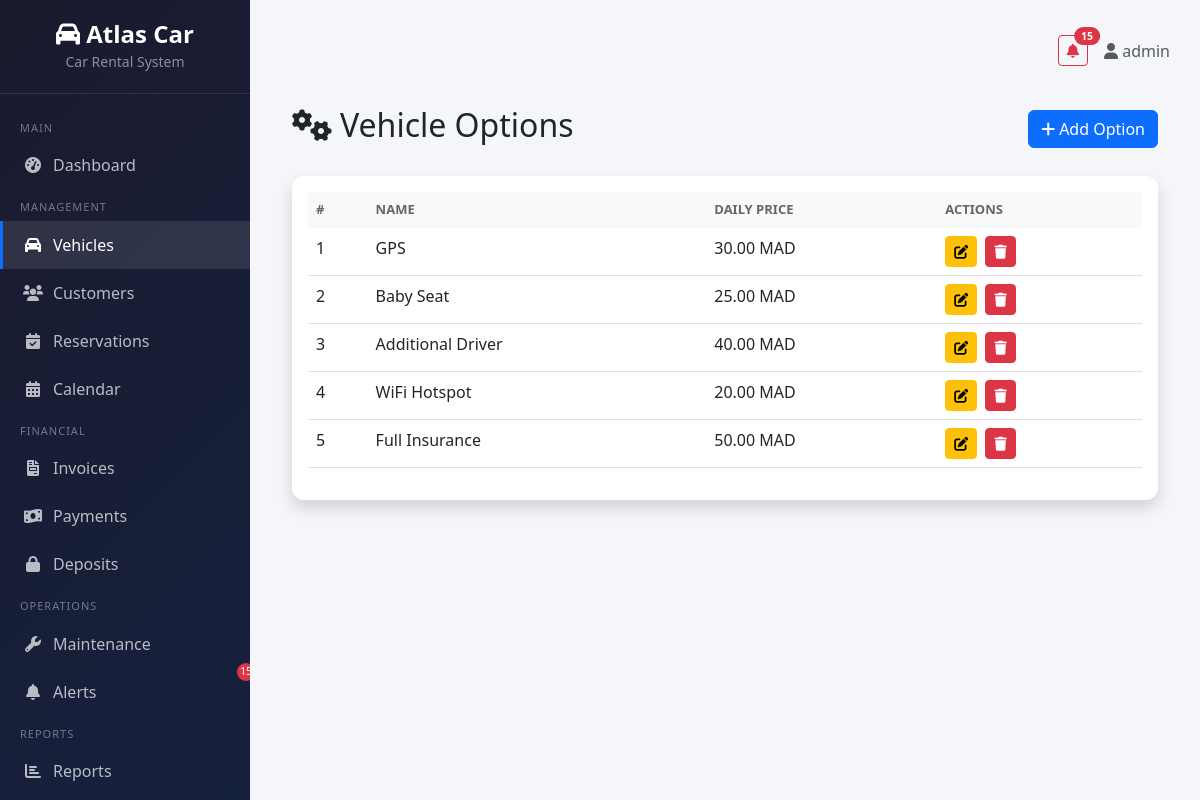
/vehicles/options/ (signed in), run on the app's committed database.
### vehicles/models.py (models this page shows, shortened)
class VehicleOption(models.Model):
    name = models.CharField(max_length=100)
    daily_price = models.DecimalField(max_digits=10, decimal_places=2)

### vehicles/views.py (the view)
# urls.py: path('options/', views.option_list, name='option_list'),
@login_required
def option_list(request):
    options = VehicleOption.objects.all()
    return render(request, 'vehicles/option_list.html', {'options': options})

### core/context_processors.py (called while the page is built)
def notifications_context(request):
    context = {}
    if request.user.is_authenticated:
        unread_alerts = Alert.objects.filter(is_read=False)
        context['unread_alerts_count'] = unread_alerts.count()
        context['unread_alerts'] = unread_alerts[:5]
    return context

### templates/vehicles/option_list.html
{% extends 'base.html' %}
{% block content %}
<div class="container-fluid">
    <div class="d-flex justify-content-between align-items-center mb-4">
        <h2><i class="fas fa-cogs me-2"></i>Vehicle Options</h2>
        <a href="{% url 'vehicles:option_create' %}" class="btn btn-primary">
            <i class="fas fa-plus me-1"></i>Add Option
        </a>
    </div>
    <div class="card shadow">
        <div class="card-body">
            <div class="table-responsive">
                <table class="table table-hover">
                    <thead class="table-light">
                        <tr>
                            <th>#</th>
                            <th>Name</th>
                            <th>Daily Price</th>
                            <th>Actions</th>
                        </tr>
                    </thead>
                    <tbody>
                        {% for option in options %}
                        <tr>
                            <td>{{ option.pk }}</td>
                            <td>{{ option.name }}</td>
                            <td>{{ option.daily_price }} MAD</td>
                            <td>
                                <a href="{% url 'vehicles:option_edit' option.pk %}" class="btn btn-sm btn-warning me-1">
                                    <i class="fas fa-edit"></i>
                                </a>
                                <a href="{% url 'vehicles:option_delete' option.pk %}" class="btn btn-sm btn-danger">
                                    <i class="fas fa-trash"></i>
                                </a>
                            </td>
                        </tr>
                        {% empty %}
                        <tr>
                            <td colspan="4" class="text-center text-muted">No options found.</td>
                        </tr>
                        {% endfor %}
                    </tbody>
                </table>
            </div>
        </div>
    </div>
</div>
{% endblock %}

### templates/base.html (shortened to what this page needs)
{% load static %}
<!DOCTYPE html>
<html lang="en">
<head>
    <link href="https://cdn.jsdelivr.net/npm/bootstrap@5.3.0/dist/css/bootstrap.min.css" rel="stylesheet">
    <link href="https://cdnjs.cloudflare.com/ajax/libs/font-awesome/6.0.0/css/all.min.css" rel="stylesheet">
</head>
<body>
    {% if user.is_authenticated %}
    <div class="sidebar">
        <div class="brand">
            <h4><i class="fas fa-car"></i> Atlas Car</h4>
            <small style="color: rgba(255,255,255,0.5);">Car Rental System</small>
        </div>
        <nav class="mt-3">
            <div class="nav-section">Main</div>
            <a href="{% url 'dashboard:home' %}" class="nav-link {% if request.resolver_match.url_name == 'home' %}active{% endif %}">
                <i class="fas fa-tachometer-alt"></i> Dashboard
            </a>
            <div class="nav-section">Management</div>
            <a href="{% url 'vehicles:vehicle_list' %}" class="nav-link {% if 'vehicle' in request.path %}active{% endif %}">
                <i class="fas fa-car"></i> Vehicles
            </a>
            <a href="{% url 'customers:customer_list' %}" class="nav-link {% if 'customer' in request.path %}active{% endif %}">
                <i class="fas fa-users"></i> Customers
            </a>
            <a href="{% url 'reservations:reservation_list' %}" class="nav-link {% if 'reservation' in request.path %}active{% endif %}">
                <i class="fas fa-calendar-check"></i> Reservations
            </a>
            <a href="{% url 'reservations:reservation_calendar' %}" class="nav-link {% if 'calendar' in request.path %}active{% endif %}">
                <i class="fas fa-calendar-alt"></i> Calendar
            </a>
            <div class="nav-section">Financial</div>
            <a href="{% url 'invoices:invoice_list' %}" class="nav-link {% if 'invoice' in request.path %}active{% endif %}">
                <i class="fas fa-file-invoice"></i> Invoices
            </a>
            <a href="{% url 'payments:payment_list' %}" class="nav-link {% if 'payment' in request.path and 'deposit' not in request.path %}active{% endif %}">
                <i class="fas fa-money-bill-wave"></i> Payments
            </a>
            <a href="{% url 'payments:deposit_list' %}" class="nav-link {% if 'deposit' in request.path %}active{% endif %}">
                <i class="fas fa-lock"></i> Deposits
            </a>
            <div class="nav-section">Operations</div>
            <a href="{% url 'maintenance:maintenance_list' %}" class="nav-link {% if 'maintenance' in request.path %}active{% endif %}">
                <i class="fas fa-wrench"></i> Maintenance
            </a>
            <a href="{% url 'alerts:alert_list' %}" class="nav-link {% if 'alert' in request.path %}active{% endif %}" style="position:relative;">
                <i class="fas fa-bell"></i> Alerts
                {% if unread_alerts_count %}<span class="alert-badge">{{ unread_alerts_count }}</span>{% endif %}
            </a>
            <div class="nav-section">Reports</div>
            <a href="{% url 'reports:reports_index' %}" class="nav-link {% if 'report' in request.path %}active{% endif %}">
                <i class="fas fa-chart-bar"></i> Reports
            </a>
            <div class="nav-section">Account</div>
        </nav>
    </div>
    {% endif %}
    <div class="main-content">
        {% if user.is_authenticated %}
        <div class="top-bar">
            <div class="d-flex align-items-center gap-3">
                {% if unread_alerts_count %}
                <a href="{% url 'alerts:alert_list' %}" class="btn btn-outline-danger btn-sm position-relative">
                    <i class="fas fa-bell"></i>
                    <span class="position-absolute top-0 start-100 translate-middle badge rounded-pill bg-danger">
                        {{ unread_alerts_count }}
                    </span>
                </a>
                {% endif %}
                <span class="text-muted">
                    <i class="fas fa-user"></i> {{ user.get_full_name|default:user.username }}
                </span>
            </div>
        </div>
        {% endif %}
        {% block content %}{% endblock %}
    </div>
</body>
</html>

### templates/base.html (style rules this page uses)
:root { --sidebar-width: 250px; --primary-color: #0d6efd; }
body { font-family: 'Segoe UI', Tahoma, Geneva, Verdana, sans-serif; background: #f4f6f9; }
.sidebar { position: fixed; top: 0; left: 0; height: 100vh; width: var(--sidebar-width); background: linear-gradient(135deg, #1a1a2e, #16213e); color: #fff; overflow-y: auto; z-index: 1000; transition: all 0.3s; }
.sidebar .brand { padding: 20px; text-align: center; border-bottom: 1px solid rgba(255,255,255,0.1); }
.sidebar .brand h4 { margin: 0; color: #fff; font-weight: 700; }
.sidebar .nav-link { color: rgba(255,255,255,0.7); padding: 12px 20px; display: flex; align-items: center; gap: 10px; transition: all 0.3s; border-left: 3px solid transparent; }
.sidebar .nav-link:hover, .sidebar .nav-link.active { color: #fff; background: rgba(255,255,255,0.1); border-left-color: var(--primary-color); }
.sidebar .nav-link i { width: 20px; text-align: center; }
.sidebar .nav-section { padding: 10px 20px 5px; font-size: 11px; text-transform: uppercase; color: rgba(255,255,255,0.4); letter-spacing: 1px; }
.main-content { margin-left: var(--sidebar-width); padding: 20px 30px; min-height: 100vh; }
.top-bar { display: flex; justify-content: space-between; align-items: center; margin-bottom: 25px; padding: 15px 0; }
.card { border: none; border-radius: 12px; box-shadow: 0 2px 10px rgba(0,0,0,0.08); transition: transform 0.2s; }
.table th { background: #f8f9fa; border: none; font-weight: 600; font-size: 13px; text-transform: uppercase; color: #666; }
.alert-badge { position: absolute; top: -5px; right: -5px; background: #dc3545; color: white; border-radius: 50%; width: 18px; height: 18px; font-size: 10px; display: flex; align-items: center; justify-content: center; }

### data on the page
VehicleOption: pk "1", name "GPS", daily_price "30.00"
VehicleOption: pk "2", name "Baby Seat", daily_price "25.00"
VehicleOption: pk "3", name "Additional Driver", daily_price "40.00"
VehicleOption: pk "4", name "WiFi Hotspot", daily_price "20.00"
VehicleOption: pk "5", name "Full Insurance", daily_price "50.00"

### other printed values
{{ unread_alerts_count }} "15"
{{ user.get_full_name|default:user.username }} "admin"
